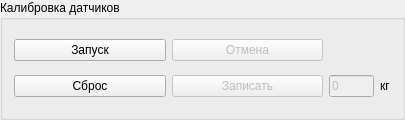
           <widget class="QGroupBox" name="gb_calibrate">
            <property name="sizePolicy">
             <sizepolicy hsizetype="Preferred" vsizetype="Preferred">
              <horstretch>0</horstretch>
              <verstretch>0</verstretch>
             </sizepolicy>
            </property>
            <property name="minimumSize">
             <size>
              <width>405</width>
              <height>120</height>
             </size>
            </property>
            <property name="maximumSize">
             <size>
              <width>405</width>
              <height>16777215</height>
             </size>
            </property>
            <property name="title">
             <string>Калибровка датчиков</string>
            </property>
            <layout class="QGridLayout" name="gridLayout">
             <item row="1" column="0">
              <widget class="QPushButton" name="pb_startCal">
               <property name="text">
                <string>Запуск</string>
               </property>
              </widget>
             </item>
             <item row="2" column="0">
              <widget class="QPushButton" name="pb_clearCal">
               <property name="enabled">
                <bool>true</bool>
               </property>
               <property name="text">
                <string>Сброс</string>
               </property>
              </widget>
             </item>
             <item row="2" column="1">
              <widget class="QPushButton" name="pb_CalWeightWrite">
               <property name="enabled">
                <bool>false</bool>
               </property>
               <property name="text">
                <string>Записать</string>
               </property>
              </widget>
             </item>
             <item row="2" column="2">
              <widget class="QLineEdit" name="le_calibrationWeight">
               <property name="enabled">
                <bool>false</bool>
               </property>
               <property name="sizePolicy">
                <sizepolicy hsizetype="Expanding" vsizetype="Minimum">
                 <horstretch>0</horstretch>
                 <verstretch>0</verstretch>
                </sizepolicy>
               </property>
               <property name="maximumSize">
                <size>
                 <width>45</width>
                 <height>16777215</height>
                </size>
               </property>
               <property name="text">
                <string>0</string>
               </property>
               <property name="maxLength">
                <number>5</number>
               </property>
              </widget>
             </item>
             <item row="2" column="3">
              <widget class="QLabel" name="l_calibrationWeight">
               <property name="sizePolicy">
                <sizepolicy hsizetype="Fixed" vsizetype="Minimum">
                 <horstretch>0</horstretch>
                 <verstretch>0</verstretch>
                </sizepolicy>
               </property>
               <property name="text">
                <string>кг</string>
               </property>
               <property name="alignment">
                <set>Qt::AlignLeading|Qt::AlignLeft|Qt::AlignVCenter</set>
               </property>
              </widget>
             </item>
             <item row="1" column="1">
              <widget class="QPushButton" name="pb_cancelCal">
               <property name="enabled">
                <bool>false</bool>
               </property>
               <property name="text">
                <string>Отмена</string>
               </property>
              </widget>
             </item>
            </layout>
           </widget>
